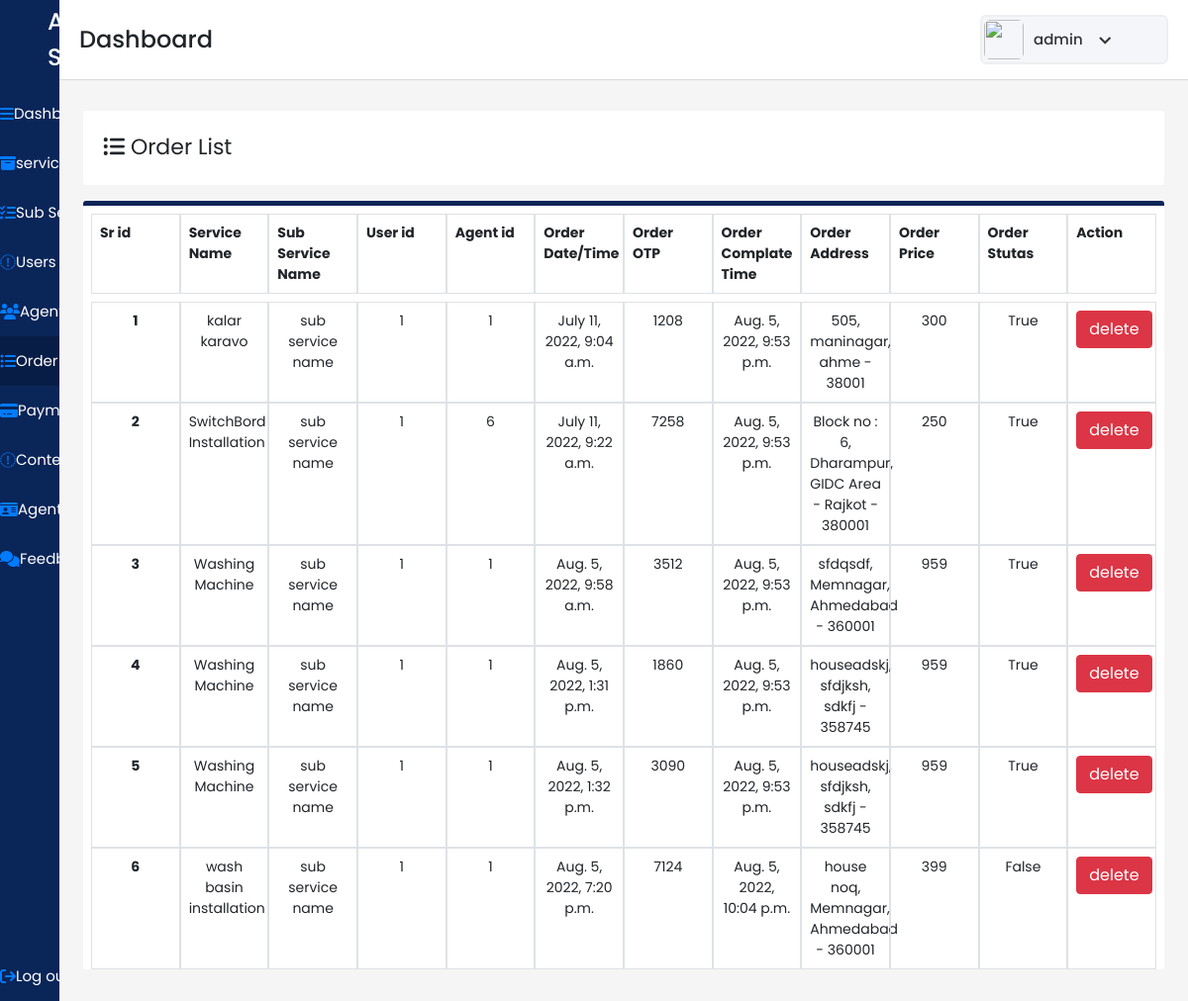
Page /admindash/order-list/ (signed in) on the committed database.
### user/models.py (models this page shows)
class Orderlist(models.Model):
    orderid=models.IntegerField(primary_key=True)
    serviceid=models.IntegerField(null=True,blank=True)
    subserviceid=models.IntegerField(null=True)
    userid=models.IntegerField(null=True)
    agentid=models.IntegerField(null=True,blank=True)
    servicename=models.CharField(max_length=200,null=True)
    orderdatetime=models.DateTimeField(null=True)
    orderotp=models.IntegerField(null=True)
    orderstutas=models.BooleanField(max_length=5,null=True)
    ordercompletetime=models.DateTimeField(null=True,blank=True)
    orderaddress=models.CharField(max_length=200)
    orderprice=models.IntegerField(null=True)

### adminpan/views.py (the view)
# urls.py: path('order-list/',views.order,name='order'),
@login_required(login_url="/login/")
def order(request):
    allorderlist=Orderlist.objects.all()
    context={'Orderlists':allorderlist}
    return render(request,"order-list.html",context)

### adminpan/templates/order-list.html (shortened to what this page needs)
{% load static %}
<!DOCTYPE html>
<html lang="en" dir="ltr">
  <head>
    <link rel="stylesheet" href="{% static "./style.css" %}">
   <link href="{% static "https://unpkg.com/boxicons@2.0.7/css/boxicons.min.css" %}" rel='stylesheet'>
    <link rel="stylesheet" href="{% static "path/to/font-awesome/css/font-awesome.min.css"  %}">
    <link href="{% static "https://cdn.jsdelivr.net/npm/bootstrap@5.1.3/dist/css/bootstrap.min.css"  %}" rel="stylesheet">
    <link href="{% static "https://cdn.jsdelivr.net/npm/bootstrap@5.1.3/dist/css/bootstrap.min.css" %}" rel="stylesheet">
    <link rel="stylesheet" href="{% static "./css/bootstrap.min.css" %}">
    <link href="{% static "https://stackpath.bootstrapcdn.com/bootstrap/4.4.1/css/bootstrap.min.css" %}" rel="stylesheet"/>
  </head>
<body>
  <div class="sidebar">
    <div class="logo-details pl-5">
      <span class="logo_name">All in Services</span>
    </div>
      <ul class="nav-links">
        <li>
          <a href={% url 'adminpan' %} >
            <i class="fa fa-bars" aria-hidden="true"></i>
            <span class="links_name">Dashboard</span>
          </a>
        </li>
        <li>
          <a href={% url 'services' %}>
            <i class="fa fa-archive" aria-hidden="true"></i>
            <span class="links_name">services</span>
        </li>
        <li>
          <a href={% url 'subservices' %}>
            <i class="fa fa-tasks" aria-hidden="true"></i>
            <span class="links_name">Sub Service</span>
        </li>
        <li>
          <a href={% url 'users' %}>
            <i class="fa fa-user-o" aria-hidden="true"></i>
            <span class="links_name">Users</span>
        </li>
        <li>
          <a href={% url 'agent' %}>
            <i class="fa fa-users" aria-hidden="true"></i>
            <span class="links_name">Agent</span>
        </li>
        <li>
          <a href={% url 'order' %} class="active">
            <i class="fa fa-list-ul" aria-hidden="true"></i>
            <span class="links_name">Order list</span>
          </a>
        </li>
        <li>
          <a href={% url 'payment' %}>
            <i class="fa fa-credit-card-alt" aria-hidden="true"></i>
            <span class="links_name">Payment</span>
        </li>
        <li>
          <a href={% url 'contectus' %}>
            <i class="fa fa-envelope-o" aria-hidden="true"></i>
            <span class="links_name">Contect Us</span>
        </li>
        <li>
          <a href={% url 'agentkyc' %}>
            <i class="fa fa-id-card" aria-hidden="true"></i>
            <span class="links_name">Agent KYC</span>
        </li>
        <li>
          <a href={% url 'feedback' %}>
            <i class="fa fa-comments" aria-hidden="true"></i>
            <span class="links_name">Feedback</span>
        </li>
        <li class="log_out">
          {% if request.user.is_authenticated %}
          <a href="{% url 'logout' %}" >
            <i class="fa fa-sign-out" aria-hidden="true"></i>
            <span class="links_name">Log out</span>
          </a>
          {% endif %}
        </li>
      </ul>
    </div>
  <section class="home-section">
    <nav>
      <div class="sidebar-button">
        <span class="dashboard">Dashboard</span>
      </div>
      <div class="profile-details">
        <img src={% static "./images/All_in_one2.png" %} alt="">
        <span class="admin_name">{{user.username}}</span>
        <i class='bx bx-chevron-down' ></i>
      </div>
    </nav>
    <section>
      <section id="users" class="p-4" >
          <div class="users mt-5">
            <div class=" user-title">
              <i class="fa fa-list-ul" aria-hidden="true"></i>
                Order List
            </div>
          </div>
          <div class="user-list mt-3">
            <div class="row m-2">
              <div class="col-md-1 border p-2">
                <b>Sr id</b>
              </div>
              <div class="col-md-1 border p-2">
                <b>Service Name</b>
              </div>
              <div class="col-md-1 border p-2 ">
                <b>Sub Service Name</b>
              </div>
              <div class="col-md-1 border p-2 ">
                <b>User id</b>
              </div>
              <div class="col-md-1 border p-2 ">
                <b>Agent id</b>
              </div>
              <div class="col-md-1 border p-2 ">
                <b>Order Date/Time</b>
              </div>
              <div class="col-md-1 border p-2 ">
                <b>Order OTP</b>
              </div>
              <div class="col-md-1 border p-2 ">
                <b>Order Complate Time</b>
              </div>
              <div class="col-md-1 border p-2 ">
                <b>Order Address</b>
              </div>
              <div class="col-md-1 border p-2 ">
                <b>Order Price</b>
              </div>
              <div class="col-md-1 border p-2 ">
                <b>Order Stutas</b>
              </div>
              <div class="col-md-1 border p-2 ">
                <b>Action</b>
              </div>
            </div>
            <div class="row ml-2 mb-2 mr-2">
              {% for orderlist in Orderlists %}
              <div class="col-md-1 border p-2  text-center ">
                <b>{{forloop.counter}}</b>
              </div>
              <div class="col-md-1 border p-2 text-center">
                {{orderlist.servicename}}
              </div>
              <div class="col-md-1 border p-2 text-center">
                {{orderlist.subservicename}} sub service name
              </div>
              <div class="col-md-1 border p-2 text-center">
                {{orderlist.userid}}
              </div>
              <div class="col-md-1 border p-2  text-center">
                {{orderlist.agentid}}
              </div>
              <div class="col-md-1 border p-2  text-center">
                {{orderlist.orderdatetime}}
              </div>
              <div class="col-md-1 border p-2  text-center">
                {{orderlist.orderotp}}
              </div>
              <div class="col-md-1 border p-2  text-center">
                {{orderlist.ordercompletetime}}
              </div>
              <div class="col-md-1 border p-2  text-center">
                {{orderlist.orderaddress}}
              </div>
              <div class="col-md-1 border p-2  text-center">
                {{orderlist.orderprice}}
              </div>
              <div class="col-md-1 border p-2  text-center">
                {{orderlist.orderstutas}}
              </div>
              <div class="col-md-1 border p-2  text-center">
              <a href={% url 'deletedataorderlist' orderlist.orderid %} method="post" class="d-inline">
                <input type="submit" class="btn btn-danger" value="delete">
              </a>
            </div>
          {% endfor %}
            </div>
          </div>
  </section>
</section>
</body>
</html>

### adminpan/static/style.css (style rules this page uses)
* { margin: 0; padding: 0; box-sizing: border-box; font-family: 'Poppins', sans-serif; }
#users .user-list { font-size: 14px !important; }
.sidebar { position: fixed; height: 100%; width: 240px; background: #0A2558; transition: all 0.5s ease; }
.sidebar .logo-details { height: 80px; display: flex; align-items: center; }
.sidebar .logo-details .logo_name { color: #fff; font-size: 24px; font-weight: 500; }
.sidebar .nav-links { margin-top: 10px; }
.sidebar .nav-links li { position: relative; list-style: none; height: 50px; }
.sidebar .nav-links li a { height: 100%; width: 100%; display: flex; align-items: center; text-decoration: none; transition: all 0.4s ease; }
.sidebar .nav-links li a.active { background: #081D45; }
.sidebar .nav-links li a .links_name { color: #fff; font-size: 15px; font-weight: 400; white-space: nowrap; }
.sidebar .nav-links .log_out { position: absolute; bottom: 0; width: 100%; }
.home-section { position: relative; background: #f5f5f5; min-height: 100vh; width: calc(100% - 240px); left: 240px; transition: all 0.5s ease; }
.home-section nav { display: flex; justify-content: space-between; height: 80px; background: #fff; display: flex; align-items: center; position: fixed; width: calc(100% - 240px); left: 240px; z-index: 100; padding: 0 20px; box-shadow: 0 1px 1px rgba(0, 0, 0, 0.1); transition: all 0.5s ease; }
.home-section nav .sidebar-button { display: flex; align-items: center; font-size: 24px; font-weight: 500; }
.home-section nav .profile-details { display: flex; align-items: center; background: #F5F6FA; border: 2px solid #EFEEF1; border-radius: 6px; height: 50px; min-width: 190px; padding: 0 15px 0 2px; }
nav .profile-details img { height: 40px; width: 40px; border-radius: 6px; object-fit: cover; }
nav .profile-details .admin_name { font-size: 15px; font-weight: 500; color: #333; margin: 0 10px; white-space: nowrap; }
nav .profile-details i { font-size: 25px; color: #333; }
#users { margin-top: 40px; position: absolute; background: #f5f5f5; width: 100%; }
#users .user-title { background-color: white; border-radius: 3px; height: 75px; padding: 20px; font-size: 22px; }
#users .user-list { background-color: white; border-radius: 3px; border-top: 5px solid #0a2558; }
@media (max-width: 1240px) { .sidebar { width: 60px; } }
@media (max-width: 1240px) { .home-section { width: calc(100% - 60px); left: 60px; } }
@media (max-width: 1240px) { .home-section nav { width: calc(100% - 60px); left: 60px; } }

### rows in the picture
Orderlist: servicename "kalar karavo", userid "1", agentid "1", orderdatetime "July 11, 2022, 9:04 a.m.", orderotp "1208", ordercompletetime "Aug. 5, 2022, 9:53 p.m.", orderaddress "505, maninagar, ahme - 38001", orderprice "300", orderstutas "True"
Orderlist: servicename "SwitchBord Installation", userid "1", agentid "6", orderdatetime "July 11, 2022, 9:22 a.m.", orderotp "7258", ordercompletetime "Aug. 5, 2022, 9:53 p.m.", orderaddress "Block no : 6, Dharampur, GIDC Area - Rajkot - 380001", orderprice "250", orderstutas "True"
Orderlist: servicename "Washing Machine", userid "1", agentid "1", orderdatetime "Aug. 5, 2022, 9:58 a.m.", orderotp "3512", ordercompletetime "Aug. 5, 2022, 9:53 p.m.", orderaddress "sfdqsdf, Memnagar, Ahmedabad - 360001", orderprice "959", orderstutas "True"
Orderlist: servicename "Washing Machine", userid "1", agentid "1", orderdatetime "Aug. 5, 2022, 1:31 p.m.", orderotp "1860", ordercompletetime "Aug. 5, 2022, 9:53 p.m.", orderaddress "houseadskj, sfdjksh, sdkfj - 358745", orderprice "959", orderstutas "True"
Orderlist: servicename "Washing Machine", userid "1", agentid "1", orderdatetime "Aug. 5, 2022, 1:32 p.m.", orderotp "3090", ordercompletetime "Aug. 5, 2022, 9:53 p.m.", orderaddress "houseadskj, sfdjksh, sdkfj - 358745", orderprice "959", orderstutas "True"
Orderlist: servicename "wash basin installation", userid "1", agentid "1", orderdatetime "Aug. 5, 2022, 7:20 p.m.", orderotp "7124", ordercompletetime "Aug. 5, 2022, 10:04 p.m.", orderaddress "house noq, Memnagar, Ahmedabad - 360001", orderprice "399", orderstutas "False"

### other values in the picture
{{ user.username }} "admin"
